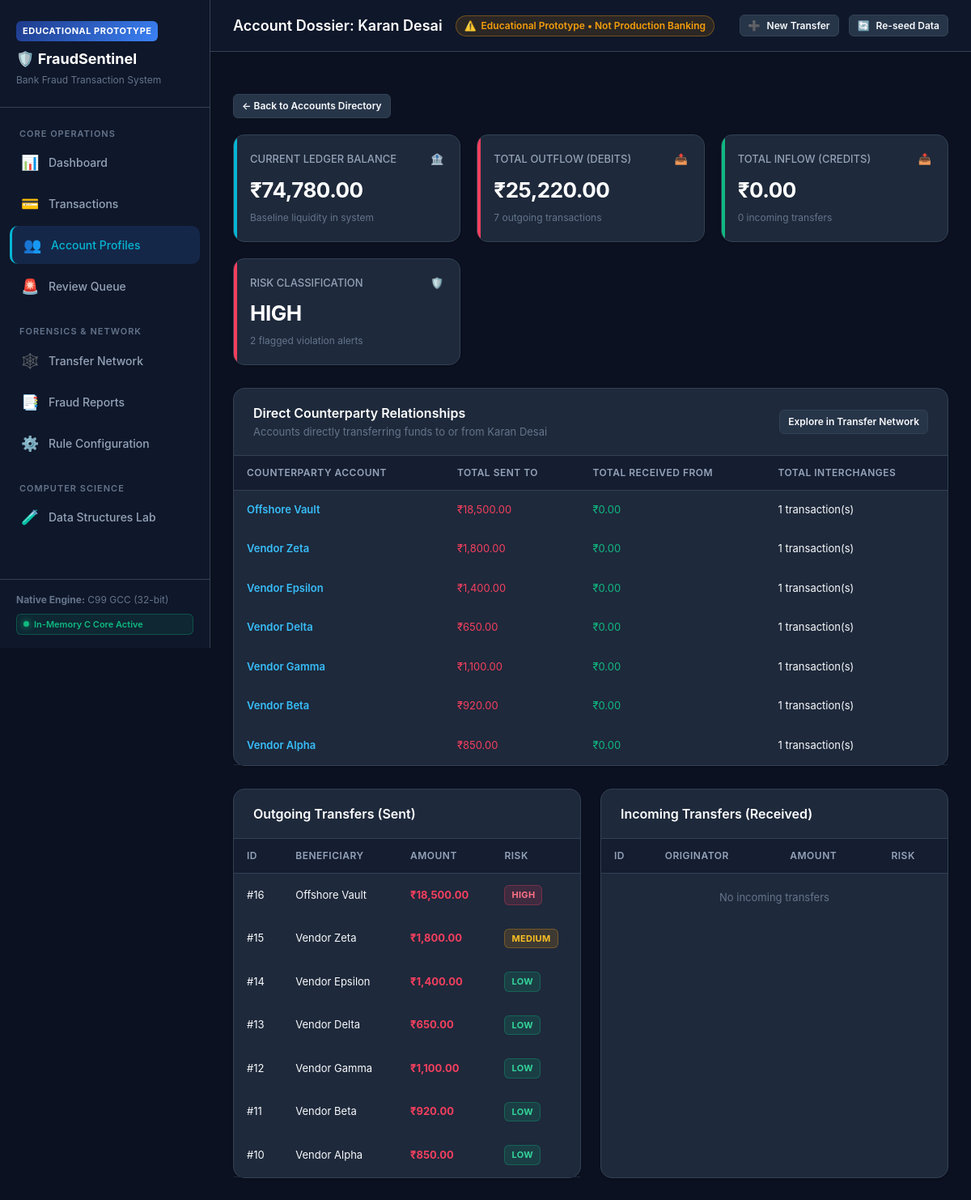
/accounts/Karan Desai, run on the app's committed database.
### tables this page shows
CREATE TABLE accounts (
        account_name TEXT PRIMARY KEY,
        balance REAL DEFAULT 100000.0,
        total_sent REAL DEFAULT 0.0,
        total_received REAL DEFAULT 0.0,
        transaction_count INTEGER DEFAULT 0,
        flagged_count INTEGER DEFAULT 0,
        risk_level TEXT DEFAULT 'LOW',
        created_at TEXT DEFAULT CURRENT_TIMESTAMP
    );

CREATE TABLE transactions (
        id INTEGER PRIMARY KEY,
        sender TEXT NOT NULL,
        receiver TEXT NOT NULL,
        amount REAL NOT NULL,
        timestamp TEXT NOT NULL,
        category TEXT DEFAULT 'Transfer',
        risk_score INTEGER DEFAULT 0,
        risk_level TEXT DEFAULT 'LOW',
        is_flagged INTEGER DEFAULT 0,
        flag_reason TEXT,
        review_status TEXT DEFAULT 'PENDING',
        analyst_notes TEXT
    );

### routes/account_routes.py (the view)
@accounts_bp.route('/accounts/<account_name>')
def account_detail(account_name: str):
    conn = database.get_db_connection()
    cursor = conn.cursor()
    cursor.execute("SELECT * FROM accounts WHERE account_name = ?", (account_name,))
    account = cursor.fetchone()
    if not account:
        conn.close()
        abort(404, description="Account not found")
    account = dict(account)
    cursor.execute("""
    SELECT * FROM transactions WHERE sender = ? ORDER BY id DESC
    """, (account_name,))
    outgoing = [dict(r) for r in cursor.fetchall()]
    cursor.execute("""
    SELECT * FROM transactions WHERE receiver = ? ORDER BY id DESC
    """, (account_name,))
    incoming = [dict(r) for r in cursor.fetchall()]
    counterparties = {}
    for tx in outgoing:
        target = tx['receiver']
        if target not in counterparties:
            counterparties[target] = {'sent_to': 0.0, 'recv_from': 0.0, 'count': 0}
        counterparties[target]['sent_to'] += tx['amount']
        counterparties[target]['count'] += 1
    for tx in incoming:
        src = tx['sender']
        if src not in counterparties:
            counterparties[src] = {'sent_to': 0.0, 'recv_from': 0.0, 'count': 0}
        counterparties[src]['recv_from'] += tx['amount']
        counterparties[src]['count'] += 1
    conn.close()
    return render_template(
        'accounts/detail.html',
        account=account,
        outgoing=outgoing,
        incoming=incoming,
        counterparties=counterparties
    )

### database.py (called while the page is built)
def get_db_connection() -> sqlite3.Connection:
    os.makedirs(DATA_DIR, exist_ok=True)
    conn = sqlite3.connect(DB_PATH)
    conn.row_factory = sqlite3.Row
    return conn

### templates/accounts/detail.html
{% extends "base.html" %}
{% block title %}Account Dossier: {{ account.account_name }}{% endblock %}
{% block content %}
<div style="margin-bottom:20px;">
  <a href="{{ url_for('accounts.list_accounts') }}" class="btn btn-secondary btn-sm">&larr; Back to Accounts Directory</a>
</div>
<div class="stats-grid">
  <div class="stat-card cyan">
    <div class="stat-header">
      <span>CURRENT LEDGER BALANCE</span>
      <span>🏦</span>
    </div>
    <div class="stat-value">₹{{ "{:,.2f}".format(account.balance) }}</div>
    <div class="stat-sub">Baseline liquidity in system</div>
  </div>
  <div class="stat-card rose">
    <div class="stat-header">
      <span>TOTAL OUTFLOW (DEBITS)</span>
      <span>📤</span>
    </div>
    <div class="stat-value">₹{{ "{:,.2f}".format(account.total_sent) }}</div>
    <div class="stat-sub">{{ outgoing|length }} outgoing transactions</div>
  </div>
  <div class="stat-card emerald">
    <div class="stat-header">
      <span>TOTAL INFLOW (CREDITS)</span>
      <span>📥</span>
    </div>
    <div class="stat-value">₹{{ "{:,.2f}".format(account.total_received) }}</div>
    <div class="stat-sub">{{ incoming|length }} incoming transfers</div>
  </div>
  <div class="stat-card {% if account.risk_level == 'HIGH' %}rose{% elif account.risk_level == 'MEDIUM' %}amber{% else %}emerald{% endif %}">
    <div class="stat-header">
      <span>RISK CLASSIFICATION</span>
      <span>🛡️</span>
    </div>
    <div class="stat-value">{{ account.risk_level }}</div>
    <div class="stat-sub">{{ account.flagged_count }} flagged violation alerts</div>
  </div>
</div>
<div class="card">
  <div class="card-header">
    <div>
      <div class="card-title">Direct Counterparty Relationships</div>
      <div class="card-subtitle">Accounts directly transferring funds to or from {{ account.account_name }}</div>
    </div>
    <a href="{{ url_for('network.network_view') }}" class="btn btn-secondary btn-sm">Explore in Transfer Network</a>
  </div>
  <div class="card-body" style="padding:0;">
    <div class="table-responsive">
      <table class="table">
        <thead>
          <tr>
            <th>Counterparty Account</th>
            <th>Total Sent To</th>
            <th>Total Received From</th>
            <th>Total Interchanges</th>
          </tr>
        </thead>
        <tbody>
          {% if counterparties %}
            {% for cp_name, data in counterparties.items() %}
            <tr>
              <td>
                <a href="{{ url_for('accounts.account_detail', account_name=cp_name) }}" style="color:#38bdf8;font-weight:600;text-decoration:none;">
                  {{ cp_name }}
                </a>
              </td>
              <td><span style="color:#f43f5e;">₹{{ "{:,.2f}".format(data.sent_to) }}</span></td>
              <td><span style="color:#10b981;">₹{{ "{:,.2f}".format(data.recv_from) }}</span></td>
              <td>{{ data.count }} transaction(s)</td>
            </tr>
            {% endfor %}
          {% else %}
            <tr>
              <td colspan="4" style="text-align:center;padding:24px;color:#64748b;">No counterparty relationships recorded.</td>
            </tr>
          {% endif %}
        </tbody>
      </table>
    </div>
  </div>
</div>
<div style="display:grid;grid-template-columns:1fr 1fr;gap:24px;">
  <div class="card">
    <div class="card-header">
      <div class="card-title">Outgoing Transfers (Sent)</div>
    </div>
    <div class="card-body" style="padding:0;">
      <div class="table-responsive">
        <table class="table">
          <thead>
            <tr>
              <th>ID</th>
              <th>Beneficiary</th>
              <th>Amount</th>
              <th>Risk</th>
            </tr>
          </thead>
          <tbody>
            {% if outgoing %}
              {% for tx in outgoing %}
              <tr>
                <td>#{{ tx.id }}</td>
                <td>{{ tx.receiver }}</td>
                <td><strong style="color:#f43f5e;">₹{{ "{:,.2f}".format(tx.amount) }}</strong></td>
                <td><span class="badge-risk badge-risk-{{ tx.risk_level.lower() }}">{{ tx.risk_level }}</span></td>
              </tr>
              {% endfor %}
            {% else %}
              <tr><td colspan="4" style="text-align:center;padding:20px;color:#64748b;">No outgoing transfers</td></tr>
            {% endif %}
          </tbody>
        </table>
      </div>
    </div>
  </div>
  <div class="card">
    <div class="card-header">
      <div class="card-title">Incoming Transfers (Received)</div>
    </div>
    <div class="card-body" style="padding:0;">
      <div class="table-responsive">
        <table class="table">
          <thead>
            <tr>
              <th>ID</th>
              <th>Originator</th>
              <th>Amount</th>
              <th>Risk</th>
            </tr>
          </thead>
          <tbody>
            {% if incoming %}
              {% for tx in incoming %}
              <tr>
                <td>#{{ tx.id }}</td>
                <td>{{ tx.sender }}</td>
                <td><strong style="color:#10b981;">₹{{ "{:,.2f}".format(tx.amount) }}</strong></td>
                <td><span class="badge-risk badge-risk-{{ tx.risk_level.lower() }}">{{ tx.risk_level }}</span></td>
              </tr>
              {% endfor %}
            {% else %}
              <tr><td colspan="4" style="text-align:center;padding:20px;color:#64748b;">No incoming transfers</td></tr>
            {% endif %}
          </tbody>
        </table>
      </div>
    </div>
  </div>
</div>
{% endblock %}

### data on the page
accounts: account_name "Karan Desai", balance "74,780.00", total_sent "25,220.00", total_received "0.00", risk_level "HIGH", flagged_count "2"
transactions: receiver "Offshore Vault", sent_to "18,500.00", recv_from "0.00", count "1", id "16", amount "18,500.00", risk_level "HIGH"
transactions: receiver "Vendor Zeta", sent_to "1,800.00", recv_from "0.00", count "1", id "15", amount "1,800.00", risk_level "MEDIUM"
transactions: receiver "Vendor Epsilon", sent_to "1,400.00", recv_from "0.00", count "1", id "14", amount "1,400.00", risk_level "LOW"
transactions: receiver "Vendor Delta", sent_to "650.00", recv_from "0.00", count "1", id "13", amount "650.00", risk_level "LOW"
transactions: receiver "Vendor Gamma", sent_to "1,100.00", recv_from "0.00", count "1", id "12", amount "1,100.00", risk_level "LOW"
transactions: receiver "Vendor Beta", sent_to "920.00", recv_from "0.00", count "1", id "11", amount "920.00", risk_level "LOW"
transactions: receiver "Vendor Alpha", sent_to "850.00", recv_from "0.00", count "1", id "10", amount "850.00", risk_level "LOW"

### other printed values
{{ prototype_label }} "EDUCATIONAL PROTOTYPE"
{{ outgoing|length }} "7"
{{ incoming|length }} "0"
